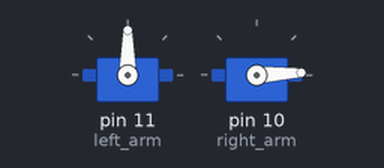
The sketch below on a simulated Arduino Uno, built with avr-gcc and run on an emulated ATmega328P. On the bench: 2 × servo.

Above: at 0.05 s.
At 1.4 s:
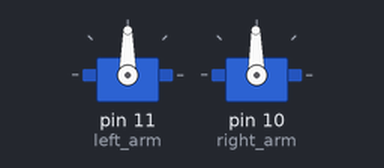
At 2.75 s:
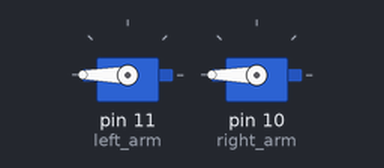
At 5.45 s:
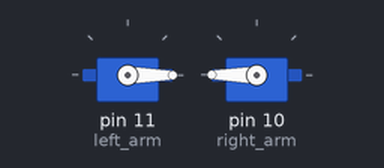
Timing chart, 0 to 7.1 s (numbered marks = the images above):
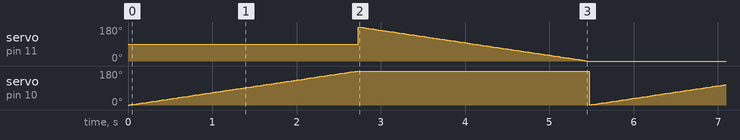

The sketch:

fengmingservo_controller.ino
```cpp
// fengming servo controller.
#include <Servo.h>

Servo left_arm;
Servo right_arm;

int pos = 0;
void setup() {
  // put your setup code here, to run once:
Serial.begin(9600);
left_arm.attach(11);
right_arm.attach(10);

}

void loop() {
  // put your main code here, to run repeatedly:
for (pos = 0; pos <= 180; pos += 1) { // goes from 0 degrees to 180 degrees
    // in steps of 1 degree
    right_arm.write(pos);              // tell servo to go to position in variable 'pos'
    delay(15);                       // waits 15ms for the servo to reach the position
  }
  for (pos = 180; pos >= 0; pos -= 1) { // goes from 180 degrees to 0 degrees
    left_arm.write(pos);              // tell servo to go to position in variable 'pos'
    delay(15);                       // waits 15ms for the servo to reach the position
}
}
```

Measured:
- by itself, servo on pin 10 (right_arm): ramps from 1° to 180° and jumps back, once every 5.5 s
